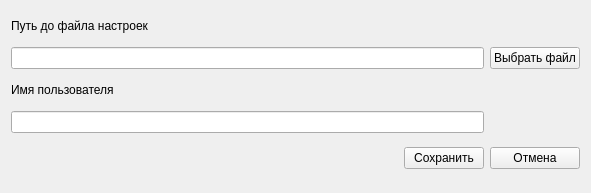
<?xml version="1.0" encoding="UTF-8"?>
<ui version="4.0">
 <class>SettingsForm</class>
 <widget class="QWidget" name="SettingsForm">
  <property name="geometry">
   <rect>
    <x>0</x>
    <y>0</y>
    <width>591</width>
    <height>193</height>
   </rect>
  </property>
  <property name="windowTitle">
   <string>Настройки</string>
  </property>
  <layout class="QGridLayout" name="gridLayout">
   <item row="4" column="1">
    <spacer name="horizontalSpacer">
     <property name="orientation">
      <enum>Qt::Horizontal</enum>
     </property>
     <property name="sizeHint" stdset="0">
      <size>
       <width>40</width>
       <height>20</height>
      </size>
     </property>
    </spacer>
   </item>
   <item row="0" column="0" colspan="4">
    <widget class="QLabel" name="label">
     <property name="sizePolicy">
      <sizepolicy hsizetype="Preferred" vsizetype="Fixed">
       <horstretch>0</horstretch>
       <verstretch>0</verstretch>
      </sizepolicy>
     </property>
     <property name="text">
      <string>Путь до файла настроек</string>
     </property>
    </widget>
   </item>
   <item row="3" column="0" colspan="3">
    <widget class="QLineEdit" name="userName"/>
   </item>
   <item row="1" column="0" colspan="3">
    <widget class="QLineEdit" name="settingsPath"/>
   </item>
   <item row="4" column="3">
    <widget class="QPushButton" name="CancelButton">
     <property name="text">
      <string>Отмена</string>
     </property>
    </widget>
   </item>
   <item row="4" column="2">
    <widget class="QPushButton" name="SaveButton">
     <property name="text">
      <string>Сохранить</string>
     </property>
    </widget>
   </item>
   <item row="1" column="3">
    <widget class="QPushButton" name="GetSettingsPath">
     <property name="text">
      <string>Выбрать файл</string>
     </property>
    </widget>
   </item>
   <item row="2" column="0" colspan="3">
    <widget class="QLabel" name="label_2">
     <property name="sizePolicy">
      <sizepolicy hsizetype="Preferred" vsizetype="Fixed">
       <horstretch>0</horstretch>
       <verstretch>0</verstretch>
      </sizepolicy>
     </property>
     <property name="text">
      <string>Имя пользователя</string>
     </property>
    </widget>
   </item>
  </layout>
 </widget>
 <resources/>
 <connections/>
</ui>
